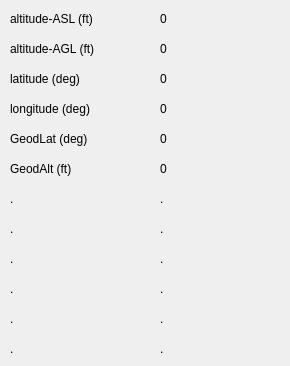
    <widget class="QWidget" name="tab_3">
     <attribute name="title">
      <string>Position</string>
     </attribute>
     <widget class="QLabel" name="dataLabel_31">
      <property name="geometry">
       <rect>
        <x>160</x>
        <y>190</y>
        <width>121</width>
        <height>17</height>
       </rect>
      </property>
      <property name="text">
       <string>.</string>
      </property>
     </widget>
     <widget class="QLabel" name="dataLabel_34">
      <property name="geometry">
       <rect>
        <x>160</x>
        <y>280</y>
        <width>121</width>
        <height>17</height>
       </rect>
      </property>
      <property name="text">
       <string>.</string>
      </property>
     </widget>
     <widget class="QLabel" name="outputlabel_25">
      <property name="geometry">
       <rect>
        <x>10</x>
        <y>280</y>
        <width>111</width>
        <height>17</height>
       </rect>
      </property>
      <property name="text">
       <string>.</string>
      </property>
     </widget>
     <widget class="QLabel" name="outputlabel_26">
      <property name="geometry">
       <rect>
        <x>10</x>
        <y>100</y>
        <width>111</width>
        <height>17</height>
       </rect>
      </property>
      <property name="text">
       <string>longitude (deg)</string>
      </property>
     </widget>
     <widget class="QLabel" name="dataLabel_35">
      <property name="geometry">
       <rect>
        <x>160</x>
        <y>310</y>
        <width>121</width>
        <height>17</height>
       </rect>
      </property>
      <property name="text">
       <string>.</string>
      </property>
     </widget>
     <widget class="QLabel" name="dataLabel_26">
      <property name="geometry">
       <rect>
        <x>160</x>
        <y>40</y>
        <width>121</width>
        <height>17</height>
       </rect>
      </property>
      <property name="text">
       <string>0</string>
      </property>
     </widget>
     <widget class="QLabel" name="outputlabel_27">
      <property name="geometry">
       <rect>
        <x>10</x>
        <y>10</y>
        <width>111</width>
        <height>17</height>
       </rect>
      </property>
      <property name="text">
       <string>altitude-ASL (ft)</string>
      </property>
     </widget>
     <widget class="QLabel" name="outputlabel_28">
      <property name="geometry">
       <rect>
        <x>10</x>
        <y>130</y>
        <width>111</width>
        <height>17</height>
       </rect>
      </property>
      <property name="text">
       <string>GeodLat (deg)</string>
      </property>
     </widget>
     <widget class="QLabel" name="outputlabel_29">
      <property name="geometry">
       <rect>
        <x>10</x>
        <y>190</y>
        <width>111</width>
        <height>17</height>
       </rect>
      </property>
      <property name="text">
       <string>.</string>
      </property>
     </widget>
     <widget class="QLabel" name="outputlabel_30">
      <property name="geometry">
       <rect>
        <x>10</x>
        <y>310</y>
        <width>111</width>
        <height>17</height>
       </rect>
      </property>
      <property name="text">
       <string>.</string>
      </property>
     </widget>
     <widget class="QLabel" name="outputlabel_31">
      <property name="geometry">
       <rect>
        <x>10</x>
        <y>160</y>
        <width>111</width>
        <height>17</height>
       </rect>
      </property>
      <property name="text">
       <string>GeodAlt (ft)</string>
      </property>
     </widget>
     <widget class="QLabel" name="dataLabel_30">
      <property name="geometry">
       <rect>
        <x>160</x>
        <y>160</y>
        <width>121</width>
        <height>17</height>
       </rect>
      </property>
      <property name="text">
       <string>0</string>
      </property>
     </widget>
     <widget class="QLabel" name="dataLabel_29">
      <property name="geometry">
       <rect>
        <x>160</x>
        <y>130</y>
        <width>121</width>
        <height>17</height>
       </rect>
      </property>
      <property name="text">
       <string>0</string>
      </property>
     </widget>
     <widget class="QLabel" name="outputlabel_32">
      <property name="geometry">
       <rect>
        <x>10</x>
        <y>70</y>
        <width>111</width>
        <height>17</height>
       </rect>
      </property>
      <property name="text">
       <string>latitude (deg)</string>
      </property>
     </widget>
     <widget class="QLabel" name="outputlabel_33">
      <property name="geometry">
       <rect>
        <x>10</x>
        <y>250</y>
        <width>111</width>
        <height>17</height>
       </rect>
      </property>
      <property name="text">
       <string>.</string>
      </property>
     </widget>
     <widget class="QLabel" name="outputlabel_34">
      <property name="geometry">
       <rect>
        <x>10</x>
        <y>40</y>
        <width>111</width>
        <height>17</height>
       </rect>
      </property>
      <property name="text">
       <string>altitude-AGL (ft)</string>
      </property>
     </widget>
     <widget class="QLabel" name="dataLabel_32">
      <property name="geometry">
       <rect>
        <x>160</x>
        <y>220</y>
        <width>121</width>
        <height>17</height>
       </rect>
      </property>
      <property name="text">
       <string>.</string>
      </property>
     </widget>
     <widget class="QLabel" name="dataLabel_33">
      <property name="geometry">
       <rect>
        <x>160</x>
        <y>250</y>
        <width>121</width>
        <height>17</height>
       </rect>
      </property>
      <property name="text">
       <string>.</string>
      </property>
     </widget>
     <widget class="QLabel" name="dataLabel_36">
      <property name="geometry">
       <rect>
        <x>160</x>
        <y>340</y>
        <width>121</width>
        <height>17</height>
       </rect>
      </property>
      <property name="text">
       <string>.</string>
      </property>
     </widget>
     <widget class="QLabel" name="dataLabel_25">
      <property name="geometry">
       <rect>
        <x>160</x>
        <y>10</y>
        <width>121</width>
        <height>17</height>
       </rect>
      </property>
      <property name="text">
       <string>0</string>
      </property>
     </widget>
     <widget class="QLabel" name="outputlabel_35">
      <property name="geometry">
       <rect>
        <x>10</x>
        <y>220</y>
        <width>101</width>
        <height>17</height>
       </rect>
      </property>
      <property name="text">
       <string>.</string>
      </property>
     </widget>
     <widget class="QLabel" name="outputlabel_36">
      <property name="geometry">
       <rect>
        <x>10</x>
        <y>340</y>
        <width>111</width>
        <height>17</height>
       </rect>
      </property>
      <property name="text">
       <string>.</string>
      </property>
     </widget>
     <widget class="QLabel" name="dataLabel_28">
      <property name="geometry">
       <rect>
        <x>160</x>
        <y>100</y>
        <width>121</width>
        <height>17</height>
       </rect>
      </property>
      <property name="text">
       <string>0</string>
      </property>
     </widget>
     <widget class="QLabel" name="dataLabel_27">
      <property name="geometry">
       <rect>
        <x>160</x>
        <y>70</y>
        <width>121</width>
        <height>17</height>
       </rect>
      </property>
      <property name="text">
       <string>0</string>
      </property>
     </widget>
    </widget>
